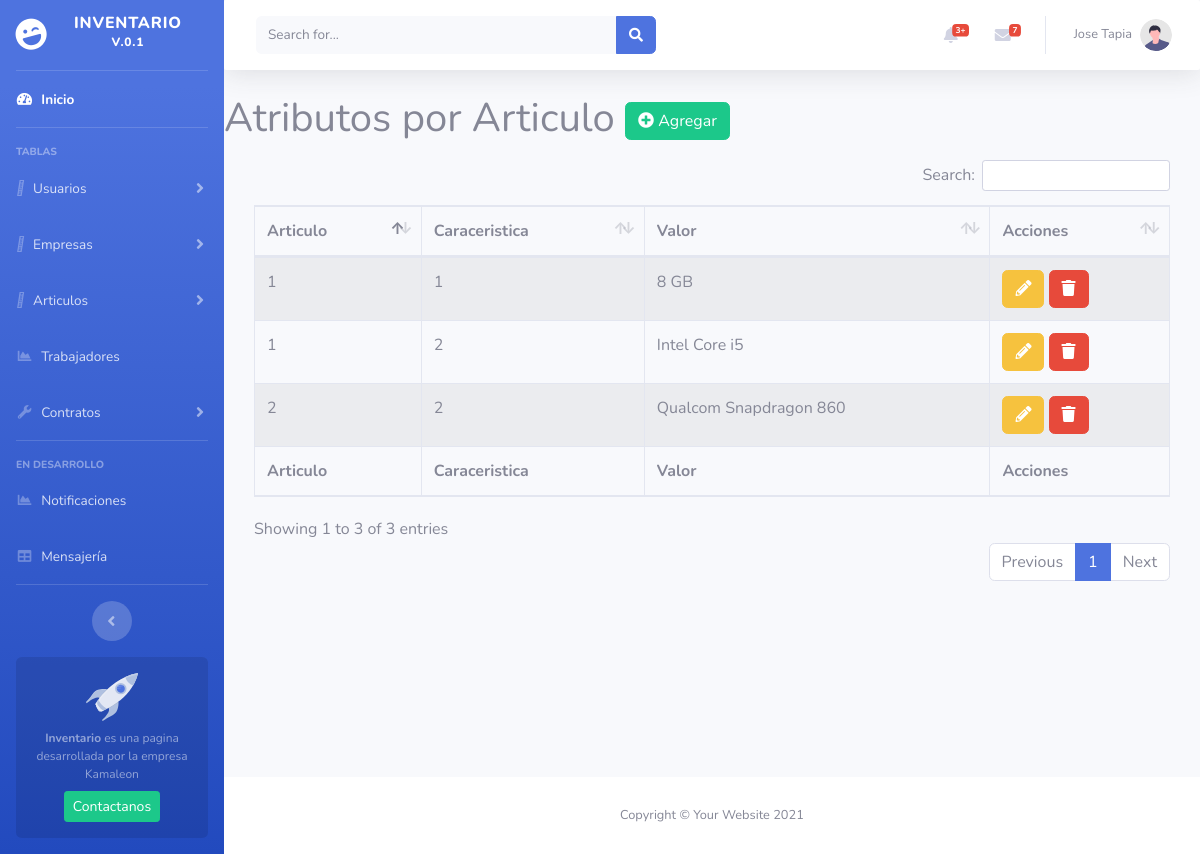
/atributos.php (signed in), run on the app's committed database.
### tables this page shows
CREATE TABLE `atributos` (
  `idatributos` int(11) NOT NULL,
  `idcaracteristica` int(11) NOT NULL,
  `idarticulo` int(11) NOT NULL,
  `valor` varchar(50) DEFAULT NULL
);

### config/conexion.php (called while the page is built, shortened)
<?php
$conexion = new mysqli(DB_HOST,DB_USERNAME,DB_PASS,DB_NAME);
mysqli_query($conexion,'SET NAMES "'.DB_ENCODE.'"');
function getConnection(){
    global $conexion;
    return $conexion;
}

### modelos/Atributos.php (called while the page is built, shortened)
<?php
require_once __DIR__ . "\..\config\conexion.php";
class Atributos
{
    public function listar()
    {
        $sql = "SELECT * FROM atributos";
        $stmt = getConnection()->prepare($sql);
        $stmt->execute();
        return $stmt->get_result()->fetch_all(MYSQLI_ASSOC);
    }
}

### atributos.php (the view, shortened to what this page needs)
<?php
require 'modelos/Atributos.php';
$atributoOBJ = new Atributos();
require_once 'header.php'
?>
<div id="content-wrapper" class="d-flex flex-column">
  <div id="content">
    <?php require_once 'topbar.php' ?>
    <?php
    $atributos = $atributoOBJ->listar();
    ?>
    <div class="content-wrapper">
      <section class="content">
        <div class="row">
          <div class="col-md-12">
            <div class="box">
              <div class="box-header with-border">
                <h1 class="box-title">Atributos por Articulo
                  <button class="btn btn-success" id="btnagregar" onclick="mostrarform(true)"><i class="fa fa-plus-circle"></i> Agregar</button>
                </h1>
              </div>
              <div class="panel-body table-responsive " style="padding: 10px 30px;" id="listadoregistros">
                <table id="tbllistado" class="table table-striped table-bordered table-condensed table-hover">
                  <thead>
                    <th>Articulo</th>
                    <th>Caraceristica</th>
                    <th>Valor</th>
                    <th>Acciones</th>
                  </thead>
                  <tbody>
                    <?php foreach ($atributos as $atributo) : ?>
                      <tr>
                        <td><?php echo $atributo['idarticulo'] ?></td>
                        <td><?php echo $atributo['idcaracteristica'] ?></td>
                        <td><?php echo $atributo['valor'] ?></td>
                        <td class="notexport">
                          <button class="btn btn-warning" onclick="form_editar('<?= $atributo['idatributos'] ?>')"> <i class="fa fa-pencil-alt"></i> </button>
                          <button class="btn btn-danger" onclick="eliminar('<?= $atributo['idatributos'] ?>')"> <i class="fa fa-trash"> </i> </button>
                        </td>
                      </tr>
                    <?php endforeach; ?>
                  </tbody>
                  <tfoot>
                    <th>Articulo</th>
                    <th>Caraceristica</th>
                    <th>Valor</th>
                    <th>Acciones</th>
                  </tfoot>
                </table>
              </div>
            </div>
          </div>
        </div>
      </section>
    </div>
  </div>
  <footer class="sticky-footer bg-white">
    <div class="container my-auto">
      <div class="copyright text-center my-auto">
        <span>Copyright &copy; Your Website 2021</span>
      </div>
    </div>
  </footer>
</div>
<?php require_once 'footer.php' ?>
<link href="vendor/datatables/dataTables.bootstrap4.min.css" rel="stylesheet">
<link href="https://cdn.datatables.net/buttons/2.2.2/css/buttons.dataTables.min.css" rel="stylesheet">

### doc/stylesheet.css (style rules this page uses)
footer { text-align: center; }

### data on the page
atributos: idarticulo "1", idcaracteristica "1", valor "8 GB"
atributos: idarticulo "2", idcaracteristica "2", valor "Qualcom Snapdragon 860"
atributos: idarticulo "1", idcaracteristica "2", valor "Intel Core i5"

### other printed values
$nombre "Jose"
$apellido "Tapia"
